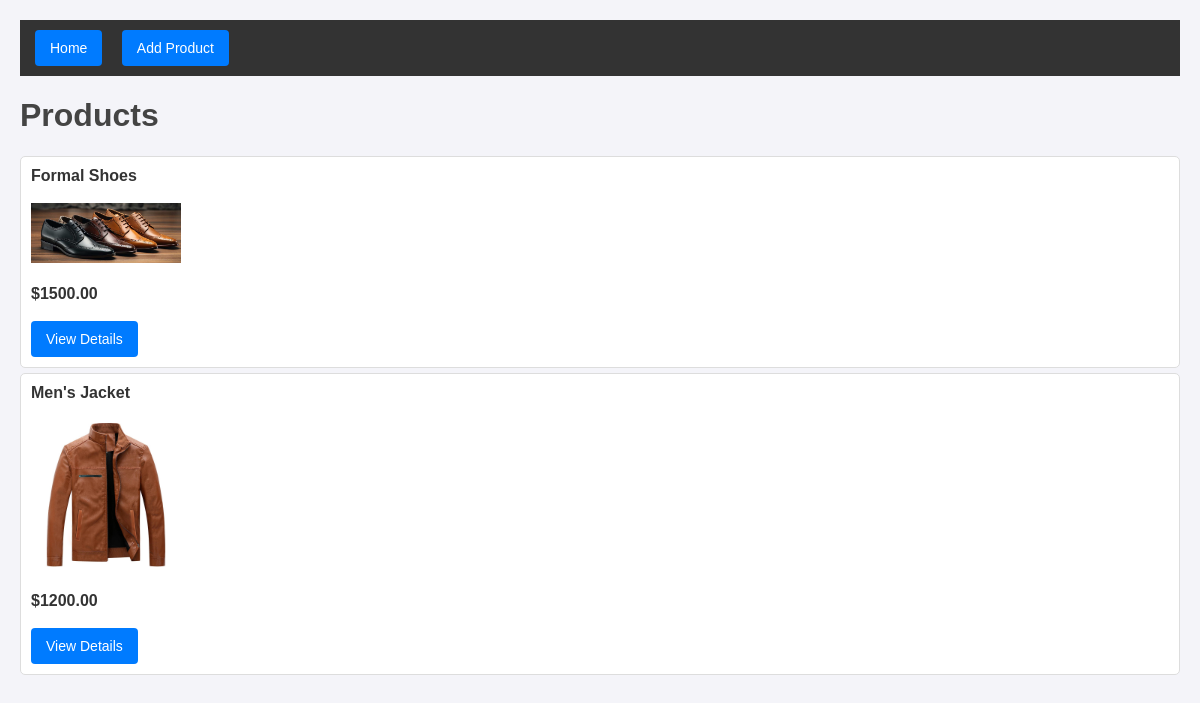
Before: / with the older database file.
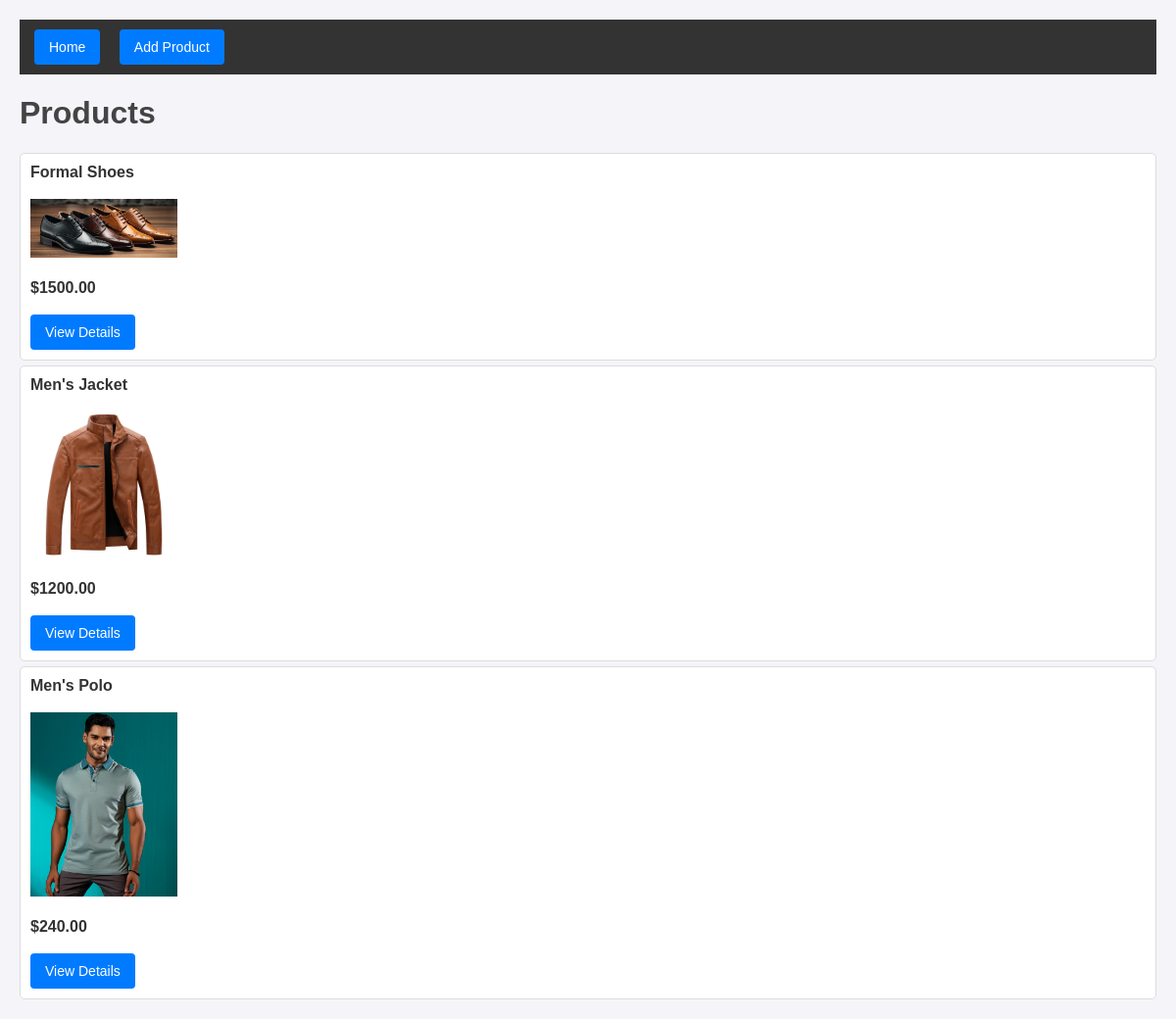
After: the same page with the newer database file.
### products/models.py (models this page shows, shortened)
class Product(models.Model):
    name = models.CharField(max_length=200)
    image = models.ImageField(upload_to='product_images/')
    description = models.TextField()
    price = models.DecimalField(max_digits=10, decimal_places=2)

### products/views.py (the view)
# urls.py: path('', views.product_list, name='product_list'),
def product_list(request):
    products = Product.objects.all()
    return render(request, 'product_list.html', {'products': products})

### products/templates/product_list.html
{% extends 'base.html' %}
{% block content %}
<h1>Products</h1>
<ul class="product-list">
    {% for product in products %}
    <li class="product-item">
        <strong>{{ product.name }}</strong><br><br>
        <img src="{{ product.image.url }}" alt="{{ product.name }}" class="product-image" width="150px"><br><br>
        <span><strong>${{ product.price }}</strong></span><br><br>
        <a href="{% url 'product_detail' product.pk %}" class="button">View Details</a>
    </li>
    {% endfor %}
</ul>
{% endblock %}

### products/templates/base.html (shortened to what this page needs)
{% load static %}
<!DOCTYPE html>
<html>
<head>
    <link rel="stylesheet" type="text/css" href="{% static 'style.css' %}">
</head>
<body>
    <nav>
        <a href="{% url 'product_list' %}" class="button">Home</a>
        <a href="{% url 'product_create' %}" class="button">Add Product</a>
    </nav>
    <div class="container">
        {% block content %}
        {% endblock %}
    </div>
</body>
</html>

### static/style.css (style rules this page uses)
body { font-family: Arial, sans-serif; margin: 20px; background-color: #f4f4f9; color: #333; }
nav { background: #333; color: #fff; padding: 10px 15px; }
nav a { color: #fff; text-decoration: none; margin-right: 15px; }
h1 { color: #444; }
ul { list-style-type: none; padding: 0; }
ul li { background: #fff; border: 1px solid #ddd; margin: 5px 0; padding: 10px; border-radius: 5px; }
.button { background-color: #007bff; color: white; border: none; border-radius: 4px; padding: 10px 15px; font-size: 14px; cursor: pointer; text-decoration: none; display: inline-block; }

Changed rows visible on the page:
added Product: name "Men's Polo", image (picture), price "240.00"
